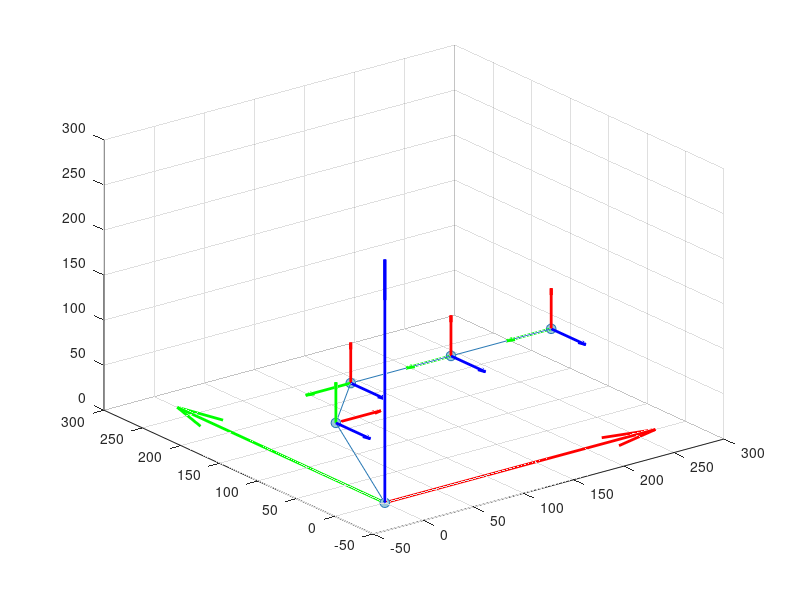

Recreate this plot in MATLAB.
clear;
clc;
length_mm = 200;
Sr=0.5*length_mm; 
d=0.015*length_mm; 
d=0;
angle = 90*[1; 1; 0; 0];
rad = deg2rad(angle);
for i = 1:4
    % Define the bending angle alpha
    alpha = rad(i,1);
    % Relative Displacement Calculation
    if sign(alpha) == 0
        Dhorz = 0;
        Dvert = Sr+d;
    else
        Alpha = abs(alpha);
        R = Sr/Alpha;
        Dhorz = sign(alpha)*(R*(1-cos(Alpha)) + d*sin(Alpha));
        Dvert = (R*sin(Alpha) + d*cos(Alpha));
        % disp(Dhorz);disp(Dvert);
    end

    % Matric structure initialization
    M(1).bend = eye(3); % the orientation of origin
    M(1).displacement = [0;0;0]; % the position of origin
    if mod(i, 2) == 1
        % Relative Bending Matrices Calculation 
        Mt = [1 0 0;
              0 cos(alpha) sin(alpha);
              0 -sin(alpha) cos(alpha)];
        M(i+1).bend = round(Mt*10^5)/10^5; % round five decimal places 
        % Relative Position Matrices Calculation
        M(i+1).displacement = [0;Dhorz;Dvert];
    else
        % Relative Bending Matrices Calculation 
        Mt = [cos(alpha) 0 sin(alpha);
              0 1 0 
              -sin(alpha) 0 cos(alpha)];
        M(i+1).bend = round(Mt*10^5)/10^5; % round five decimal places 
        % Relative Position Matrices Calculation
        M(i+1).displacement = [Dhorz;0;Dvert];
    end
end

clearvars Mt i Dhorz Dvert Alpha

% There are four units in the manipulator, the base coordinate and end 
% effector coordinate are stored in the matrix "coordinate"
% coordinate(:,i) (i = 1,2,3,4,5).
M(1).B = M(1).bend;
M(2).B = M(1).bend*M(2).bend;
M(3).B = M(1).bend*M(2).bend*M(3).bend;
M(4).B = M(1).bend*M(2).bend*M(3).bend*M(4).bend;
M(5).B = M(1).bend*M(2).bend*M(3).bend*M(4).bend*M(5).bend;
position(:,1) = M(1).displacement; % The origin
node(1).position = position(:,1);
node(1).coordinate = M(1).bend;
for i = 2:5
    position(:,i) = M(i-1).B*M(i).displacement + position(:,i-1);
    node(i).position = position(:,i);
    node(i).coordinate = 50*M(i).B;
end
clearvars alpha coord_origin i rad symbol

figure;
s = 50; grid on,
% Plot the coordinate
quiver3(0, 0, 0, 300, 0, 0, 'r', 'LineWidth', 2, 'MaxHeadSize', 0.1); hold on,
quiver3(0, 0, 0, 0, 300, 0, 'g', 'LineWidth', 2, 'MaxHeadSize', 0.1); hold on,
quiver3(0, 0, 0, 0, 0, 300, 'b', 'LineWidth', 2, 'MaxHeadSize', 0.1); hold on,

% Plot the node of manipulator
scatter3(position(1,:),position(2,:),position(3,:),s,"filled", ...
    'MarkerEdgeColor',[40/256 120/256 181/256], ...
    'MarkerFaceColor',[154/256 201/256 219/256]); hold on,
% Plot the line of manipulator
for i = 1:4
    plot3(position(1,i:i+1), position(2,i:i+1), position(3,i:i+1), 'Color', [40/256 120/256 181/256]);
    hold on;
end

% Plot the sub-coordinate
for i = 2:5
quiver3(position(1,i),position(2,i),position(3,i), ...
        node(i).coordinate(1,1),node(i).coordinate(1,2),node(i).coordinate(1,3), ...
        'r', 'LineWidth', 2, 'MaxHeadSize', 0.1); hold on,
quiver3(position(1,i),position(2,i),position(3,i), ...
        node(i).coordinate(2,1),node(i).coordinate(2,2),node(i).coordinate(2,3), ...
        'g', 'LineWidth', 2, 'MaxHeadSize', 0.1); hold on,
quiver3(position(1,i),position(2,i),position(3,i), ...
        node(i).coordinate(3,1),node(i).coordinate(3,2),node(i).coordinate(3,3), ...
        'b', 'LineWidth', 2, 'MaxHeadSize', 0.1); hold on,
end
